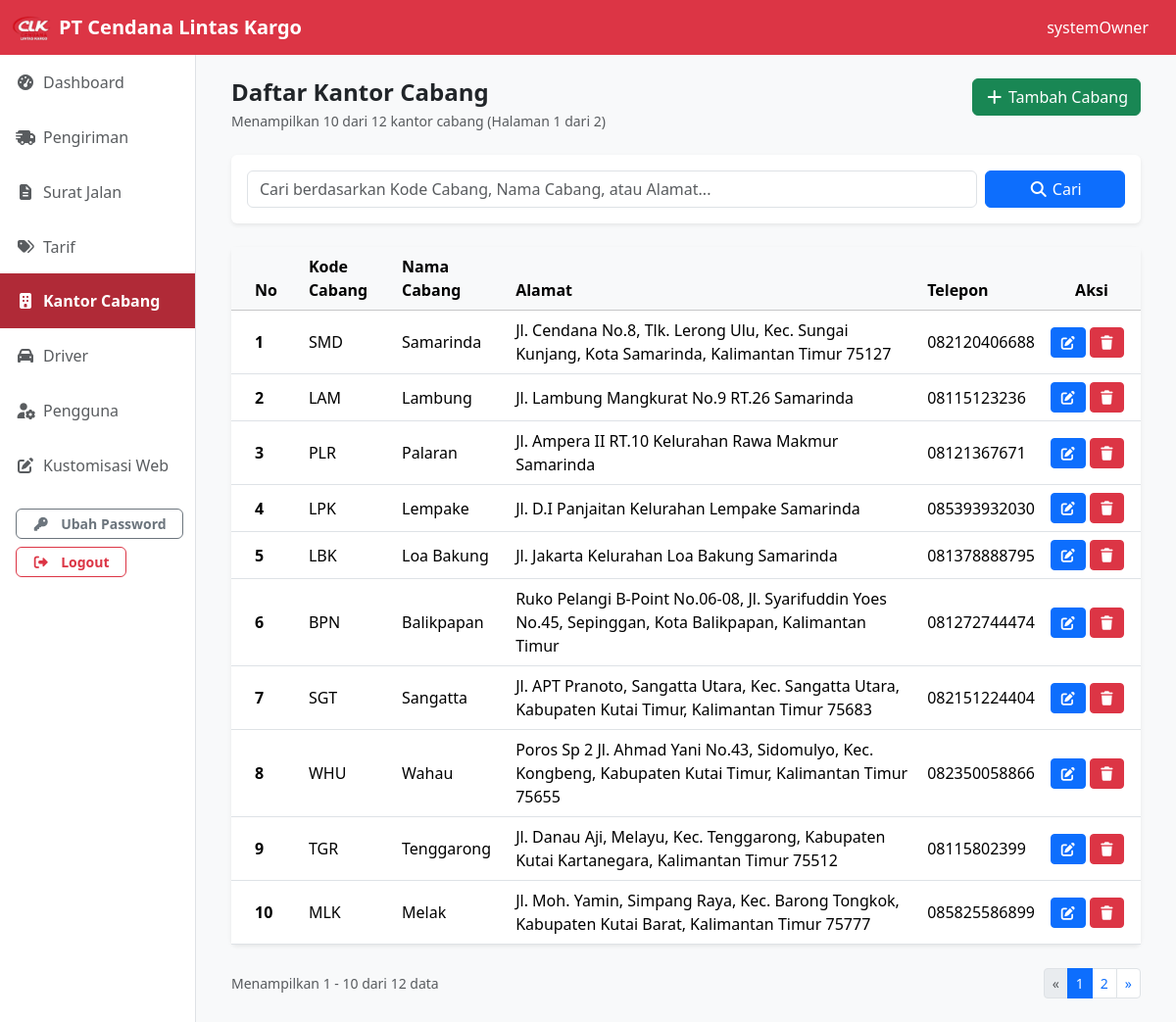
/dashboard/systemOwner/kantor_cabang/index.php (signed in), run on the app's committed database.
### tables this page shows
CREATE TABLE kantor_cabang (
    id INT AUTO_INCREMENT PRIMARY KEY,
    kode_cabang VARCHAR(10) NOT NULL UNIQUE,
    nama_cabang VARCHAR(100) NOT NULL,
    alamat_cabang TEXT NOT NULL,
    telp_cabang VARCHAR(20) NOT NULL
);

### dashboard/systemOwner/kantor_cabang/index.php (the view, shortened to what this page needs)
<?php
    include '../../../config/database.php';
    $limit = 10;
    $page_num = isset($_GET['page']) && is_numeric($_GET['page']) && $_GET['page'] > 0 ? (int)$_GET['page'] : 1;
    $offset = ($page_num - 1) * $limit;
    $search = isset($_GET['search']) ? trim($_GET['search']) : '';
    if ($search !== '') {
        $stmt = $conn->prepare("
            SELECT COUNT(*) as total
            FROM kantor_cabang
            WHERE nama_cabang LIKE ? OR kode_cabang LIKE ? OR alamat_cabang LIKE ?
        ");
        $searchParam = "%$search%";
        $stmt->bind_param('sss', $searchParam, $searchParam, $searchParam);
        $stmt->execute();
        $result = $stmt->get_result();
        $total_records = $result->fetch_assoc()['total'];
        $stmt->close();
    } else {
        $result = $conn->query("SELECT COUNT(*) as total FROM kantor_cabang");
        $total_records = $result->fetch_assoc()['total'];
    }
    $total_pages = ceil($total_records / $limit);
    if ($search !== '') {
        $stmt = $conn->prepare("
            SELECT *
            FROM kantor_cabang
            WHERE nama_cabang LIKE ? OR kode_cabang LIKE ? OR alamat_cabang LIKE ?
            ORDER BY id ASC
            LIMIT ? OFFSET ?
        ");
        $searchParam = "%$search%";
        $stmt->bind_param('sssii', $searchParam, $searchParam, $searchParam, $limit, $offset);
        $stmt->execute();
        $result = $stmt->get_result();
        $cabangs = $result->fetch_all(MYSQLI_ASSOC);
        $stmt->close();
    } else {
        $stmt = $conn->prepare("
            SELECT *
            FROM kantor_cabang
            ORDER BY id ASC
            LIMIT ? OFFSET ?
        ");
        $stmt->bind_param('ii', $limit, $offset);
        $stmt->execute();
        $result = $stmt->get_result();
        $cabangs = $result->fetch_all(MYSQLI_ASSOC);
    }
?>
<?php
    $page = "kantor_cabang";
    include '../../../templates/header.php';
    include '../../../components/navDashboard.php';
?>
<div class="container-fluid">
  <div class="row">
    <?php include '../../../components/sidebar.php'; ?>
    <div class="col-lg-10 bg-light">
        <div class="container-fluid p-4">
            <div class="d-flex flex-wrap justify-content-between align-items-center mb-4">
                <div>
                    <h1 class="h4 mb-1 fw-bold">Daftar Kantor Cabang</h1>
                    <p class="text-muted small mb-0">
                        Menampilkan <?= count($cabangs); ?> dari <?= $total_records; ?> kantor cabang
                        <?php if ($total_pages > 1): ?>
                            (Halaman <?= $page_num; ?> dari <?= $total_pages; ?>)
                        <?php endif; ?>
                    </p>
                </div>
                <div class="d-flex gap-2 mt-2 mt-md-0">
                    <a href="create" class="btn btn-success mb-3">
                        <i class="fa-solid fa-plus"></i>
                        Tambah Cabang
                    </a>
                </div>
            </div>
            <div class="card border-0 shadow-sm mb-4">
                <div class="card-body p-3">
                    <form method="GET" action="" class="row g-2 align-items-center">
                        <div class="col-md-10">
                            <input type="text" name="search" class="form-control" placeholder="Cari berdasarkan Kode Cabang, Nama Cabang, atau Alamat..." value="<?= htmlspecialchars($search); ?>">
                        </div>
                        <div class="col-md-2">
                            <button type="submit" class="btn btn-primary w-100">
                                <i class="fa-solid fa-magnifying-glass"></i>
                                Cari
                            </button>
                        </div>
                    </form>
                </div>
            </div>
            <div class="card border-0 shadow-sm">
                <div class="card-body p-0">
                    <div class="table-responsive">
                        <table class="table table-hover align-middle mb-0">
                            <thead class="table-light">
                                <tr>
                                    <th class="px-4" style="width: 70px;">No</th>
                                    <th>Kode Cabang</th>
                                    <th>Nama Cabang</th>
                                    <th>Alamat</th>
                                    <th>Telepon</th>
                                    <th class="text-center" style="width: 100px;">Aksi</th>
                                </tr>
                            </thead>
                            <tbody>
                                <?php foreach ($cabangs as $index => $cabang): ?>
                                <tr>
                                    <td class="px-4 fw-semibold"><?= htmlspecialchars($index+1); ?></td>
                                    <td><?= htmlspecialchars($cabang['kode_cabang']); ?></td>
                                    <td><?= htmlspecialchars($cabang['nama_cabang']); ?></td>
                                    <td><?= htmlspecialchars($cabang['alamat_cabang']); ?></td>
                                    <td><?= htmlspecialchars($cabang['telp_cabang']); ?></td>
                                    <td>
                                        <a href="update?id=<?= $cabang['id']; ?>" class="btn btn-sm btn-primary ">
                                            <i class="fa-solid fa-pen-to-square"></i>
                                        </a>
                                        <button type="button" data-bs-toggle="modal" data-bs-target="#delete<?= $cabang['id']; ?>" class="btn btn-sm btn-danger">
                                            <i class="fa-solid fa-trash"></i>
                                        </button>
                                    </td>
                                </tr>
                                <?php endforeach; ?>
                            </tbody>
                        </table>
                    </div>
                </div>
            </div>
            <?php if ($total_pages > 1): ?>
            <div class="d-flex justify-content-between align-items-center mt-4">
                <div class="text-muted small">
                    Menampilkan <?= $offset + 1; ?> - <?= min($offset + $limit, $total_records); ?> dari <?= $total_records; ?> data
                </div>
                <nav aria-label="Navigasi halaman">
                    <ul class="pagination pagination-sm mb-0">
                        <li class="page-item <?= $page_num <= 1 ? 'disabled' : ''; ?>">
                            <a class="page-link" href="?page=<?= $page_num - 1; ?><?= $search ? '&search=' . urlencode($search) : ''; ?>" aria-label="Previous">
                                <span aria-hidden="true">&laquo;</span>
                            </a>
                        </li>
                        <?php
                        $range = 2;
                        for ($i = 1; $i <= $total_pages; $i++) {
                            if ($i == 1 || $i == $total_pages || ($i >= $page_num - $range && $i <= $page_num + $range)) {
                                ?>
                                <li class="page-item <?= $i == $page_num ? 'active' : ''; ?>">
                                    <a class="page-link" href="?page=<?= $i; ?><?= $search ? '&search=' . urlencode($search) : ''; ?>"><?= $i; ?></a>
                                </li>
                                <?php
                            } elseif ($i == $page_num - $range - 1 || $i == $page_num + $range + 1) {
                                ?>
                                <li class="page-item disabled">
                                    <span class="page-link">...</span>
                                </li>
                                <?php
                            }
                        }
                        ?>
                        <li class="page-item <?= $page_num >= $total_pages ? 'disabled' : ''; ?>">
                            <a class="page-link" href="?page=<?= $page_num + 1; ?><?= $search ? '&search=' . urlencode($search) : ''; ?>" aria-label="Next">
                                <span aria-hidden="true">&raquo;</span>
                            </a>
                        </li>
                    </ul>
                </nav>
            </div>
            <?php endif; ?>
        </div>
    </div>
  </div>
</div>
<?php
    include '../../../templates/footer.php';
?>

### templates/header.php (shortened to what this page needs)
<!DOCTYPE html>
<html lang="en">
<head>
    <link rel="stylesheet" href="<?= BASE_URL; ?>Bootstrap/css/bootstrap.min.css">
    <link rel="stylesheet" href="<?= BASE_URL; ?>Bootstrap/css/all.min.css">
</head>
<body>

### components/navDashboard.php (shortened to what this page needs)
<nav class="navbar navbar-dark bg-danger">
  <div class="container-fluid">
        <div class="d-flex align-items-center">
            <a href="<?= BASE_URL; ?>">
                <img src="<?= BASE_URL; ?>assets/clk.png" alt="cendana logo" width="40" height="40" class="me-2">
            </a>
            <a class="fw-bold navbar-brand m-0 fs-5" href="<?= BASE_URL; ?>">PT Cendana Lintas Kargo</a>
        </div>
    <div class="d-lg-flex">
        <span class="navbar-text text-white me-3 d-none d-lg-block">
            <?= $_SESSION['username'];?>
        </span>
    </div>
  </div>
</nav>

### components/sidebar.php (shortened to what this page needs)
<?php if(isset($page) && $_SESSION['role']): ?>
<div class="col-lg-2 d-none d-lg-block bg-white border-end min-vh-100 p-0">
    <div class="list-group list-group-flush custom-sidebar">
        <?php if($_SESSION['role'] == 'systemOwner'): ?>
            <a href="<?= BASE_URL; ?>dashboard/systemOwner/"
                class="list-group-item list-group-item-action d-flex align-items-center rounded-0 px-3 py-3 <?= $page == 'dashboard' ? 'active bg-danger text-white border-0' : ''; ?>">
                <i class="fa-solid fa-gauge-high me-2"></i> Dashboard
            </a>
            <a href="<?= BASE_URL; ?>dashboard/systemOwner/pengiriman/"
                class="list-group-item list-group-item-action d-flex align-items-center rounded-0 px-3 py-3 <?= $page == 'pengiriman' ? 'active bg-danger text-white border-0' : ''; ?>">
                <i class="fa-solid fa-truck-fast me-2"></i> Pengiriman
            </a>
            <a href="<?= BASE_URL; ?>dashboard/systemOwner/surat_jalan/"
                class="list-group-item list-group-item-action d-flex align-items-center rounded-0 px-3 py-3 <?= $page == 'surat_jalan' ? 'active bg-danger text-white border-0' : ''; ?>">
                <i class="fa-solid fa-file-lines me-2"></i> Surat Jalan
            </a>
            <a href="<?= BASE_URL; ?>dashboard/systemOwner/tarif/"
                class="list-group-item list-group-item-action d-flex align-items-center rounded-0 px-3 py-3 <?= $page == 'tarif' ? 'active bg-danger text-white border-0' : ''; ?>">
                <i class="fa-solid fa-tags me-2"></i> Tarif
            </a>
            <a href="<?= BASE_URL; ?>dashboard/systemOwner/kantor_cabang/"
                class="list-group-item list-group-item-action d-flex align-items-center rounded-0 px-3 py-3 <?= $page == 'kantor_cabang' ? 'active bg-danger text-white border-0' : ''; ?>">
                <i class="fa-solid fa-building me-2"></i> Kantor Cabang
            </a>
            <a href="<?= BASE_URL; ?>dashboard/systemOwner/driver/"
                class="list-group-item list-group-item-action d-flex align-items-center rounded-0 px-3 py-3 <?= $page == 'driver' ? 'active bg-danger text-white border-0' : ''; ?>">
                <i class="fa-solid fa-car me-2"></i> Driver
            </a>
            <a href="<?= BASE_URL; ?>dashboard/systemOwner/user/"
                class="list-group-item list-group-item-action d-flex align-items-center rounded-0 px-3 py-3 <?= $page == 'user' ? 'active bg-danger text-white border-0' : ''; ?>">
                <i class="fa-solid fa-user-gear me-2"></i> Pengguna
            </a>
            <a href="<?= BASE_URL; ?>dashboard/systemOwner/customisasi/"
                class="list-group-item list-group-item-action d-flex align-items-center rounded-0 px-3 py-3 <?= $page == 'customisasi' ? 'active bg-danger text-white border-0' : ''; ?>">
                <i class="fa-solid fa-pen-to-square me-2"></i> Kustomisasi Web
            </a>
        <?php endif; ?>
    </div>
    <div class="text-start mt-3 mb-3 ms-3">
        <a href="<?= BASE_URL; ?>dashboard/change_password" class="btn btn-outline-secondary btn-sm w-60 rounded-2 px-3 fw-bold mb-2">
            <i class="fa-solid fa-key me-2"></i> Ubah Password
        </a>
        <a href="<?= BASE_URL; ?>auth/logout" class="btn btn-outline-danger btn-sm w-60 rounded-2 px-3 fw-bold">
            <i class="fa-solid fa-right-from-bracket me-2"></i> Logout
        </a>
    </div>
</div>
<?php endif; ?>

### templates/footer.php (shortened to what this page needs)
</body>
</html>

### components/sidebar_offcanvas.php (style rules this page uses)
.custom-sidebar .list-group-item { border: none; transition: all 0.2s ease; font-weight: 500; }
.custom-sidebar .list-group-item:active, .custom-sidebar .list-group-item.active { background-color: #b02a37 !important; color: #fff !important; font-weight: 600; }
.custom-sidebar .list-group-item:hover i, .custom-sidebar .list-group-item.active i { color: #fff !important; }

### components/sidebar.php (style rules this page uses)
.custom-sidebar .list-group-item { border: none; transition: all 0.2s ease; font-weight: 500; }
.custom-sidebar .list-group-item:active, .custom-sidebar .list-group-item.active { background-color: #b02a37 !important; color: #fff !important; font-weight: 600; }
.custom-sidebar .list-group-item:hover i, .custom-sidebar .list-group-item.active i { color: #fff !important; }

### data on the page
kantor_cabang: kode_cabang "SMD", nama_cabang "Samarinda", alamat_cabang "Jl. Cendana No.8, Tlk. Lerong Ulu, Kec. Sungai Kunjang, Kota Samarinda, Kalimantan Timur 75127", telp_cabang "082120406688"
kantor_cabang: kode_cabang "LAM", nama_cabang "Lambung", alamat_cabang "Jl. Lambung Mangkurat No.9 RT.26 Samarinda", telp_cabang "08115123236"
kantor_cabang: kode_cabang "PLR", nama_cabang "Palaran", alamat_cabang "Jl. Ampera II RT.10 Kelurahan Rawa Makmur Samarinda", telp_cabang "08121367671"
kantor_cabang: kode_cabang "LPK", nama_cabang "Lempake", alamat_cabang "Jl. D.I Panjaitan Kelurahan Lempake Samarinda", telp_cabang "085393932030"
kantor_cabang: kode_cabang "LBK", nama_cabang "Loa Bakung", alamat_cabang "Jl. Jakarta Kelurahan Loa Bakung Samarinda", telp_cabang "081378888795"
kantor_cabang: kode_cabang "BPN", nama_cabang "Balikpapan", alamat_cabang "Ruko Pelangi B-Point No.06-08, Jl. Syarifuddin Yoes No.45, Sepinggan, Kota Balikpapan, Kalimantan Timur", telp_cabang "081272744474"
kantor_cabang: kode_cabang "SGT", nama_cabang "Sangatta", alamat_cabang "Jl. APT Pranoto, Sangatta Utara, Kec. Sangatta Utara, Kabupaten Kutai Timur, Kalimantan Timur 75683", telp_cabang "082151224404"
kantor_cabang: kode_cabang "WHU", nama_cabang "Wahau", alamat_cabang "Poros Sp 2 Jl. Ahmad Yani No.43, Sidomulyo, Kec. Kongbeng, Kabupaten Kutai Timur, Kalimantan Timur 75655", telp_cabang "082350058866"
kantor_cabang: kode_cabang "TGR", nama_cabang "Tenggarong", alamat_cabang "Jl. Danau Aji, Melayu, Kec. Tenggarong, Kabupaten Kutai Kartanegara, Kalimantan Timur 75512", telp_cabang "08115802399"
kantor_cabang: kode_cabang "MLK", nama_cabang "Melak", alamat_cabang "Jl. Moh. Yamin, Simpang Raya, Kec. Barong Tongkok, Kabupaten Kutai Barat, Kalimantan Timur 75777", telp_cabang "085825586899"

### other printed values
$_SESSION['username'] "systemOwner"
count($cabangs) "10"
$total_records "12"
$page_num "1"
$total_pages "2"
$offset + 1 "1"
min($offset + $limit, $total_records) "10"
